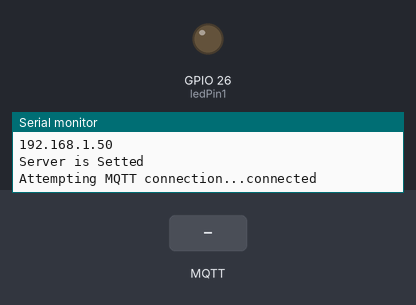
A sketch run on a simulated ESP32. On the bench: output pins drawn as LEDs (lit = HIGH), the last lines printed to the serial monitor. Inputs (shaded band) come from the test bench. WiFi joins after 1.5 s; servers stay silent unless stated; no MQTT or app messages arrive unless stated.

Above: at 2.7 s.
2.8 s: MQTT message "1" arrives on the first subscribed topic
At 3.1 s:
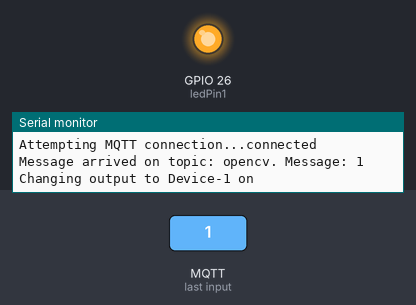
5.8 s: MQTT message "0" arrives on the first subscribed topic
At 6.6 s:
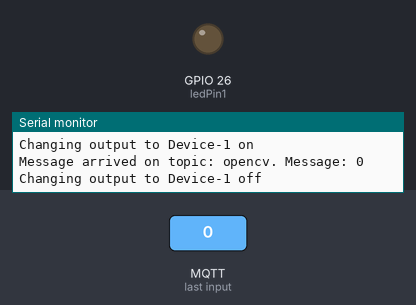
Timing chart, 0 to 8.8 s (numbered marks = the images above; inputs shaded):
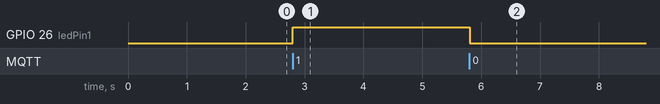

Measured:
- after the input at 2.8 s, GPIO 26 (ledPin1): LOW → HIGH at once
- after the input at 5.8 s, GPIO 26 (ledPin1): HIGH → LOW at once

The sketch:

opencv-via-MQTT-data-transfer.ino
```cpp
#include <WiFi.h>
#include <PubSubClient.h>


const char* ssid = "S Bera";
const char* pass = "12345678";

const char* mqtt_server = "91.121.93.94";

WiFiClient espClient;
PubSubClient client(espClient);
long lastMsg = 0;
char msg[50];
int value = 0;
const int ledPin1 = 26;

void setup(){
  Serial.begin(115200);
  setup_wifi();
  client.setServer(mqtt_server, 1883);
  Serial.println("Server is Setted");
  pinMode(ledPin1, OUTPUT);

  client.setCallback(callback);

}

void setup_wifi() {

  delay(10);
  // We start by connecting to a WiFi network
  Serial.println();
  Serial.print("Connecting to : ");
  Serial.print(ssid);
  Serial.println();
  WiFi.begin(ssid, pass);

  while (WiFi.status() != WL_CONNECTED) {
    delay(500);
    Serial.print(".");
  }
  Serial.println("");
  Serial.println("WiFi connected");
  Serial.println("IP address: ");
  Serial.println(WiFi.localIP());
}


void callback(char* topic, byte* message, unsigned int length) {
  Serial.print("Message arrived on topic: ");
  Serial.print(topic);
  Serial.print(". Message: ");
  String messageTemp;

  for (int i = 0; i < length; i++) {
    Serial.print((char)message[i]);
    messageTemp += (char)message[i];
  }
  Serial.println();
  if (String(topic) == "opencv") {
    Serial.print("Changing output to ");
    if(messageTemp == "1"){
      Serial.println("Device-1 on");
      digitalWrite(ledPin1, HIGH);
    }
    else if(messageTemp== "0"){
      Serial.println("Device-1 off");
      digitalWrite(ledPin1, LOW);
    }


  }
}


void reconnect() {
  // Loop until we're reconnected
  while (!client.connected()) {
    Serial.print("Attempting MQTT connection...");
    // Attempt to connect
    if (client.connect(mqtt_server)) {
      Serial.println("connected");
      // Subscribe
      client.subscribe("opencv");
    } else {
      Serial.print("failed, rc=");
      Serial.print(client.state());
      Serial.println(" try again in 5 seconds");
      // Wait 5 seconds before retrying
      delay(5000);
    }
  }
}


void loop(){
  if (!client.connected()) {
    reconnect();
  }
  client.loop();
}
```
